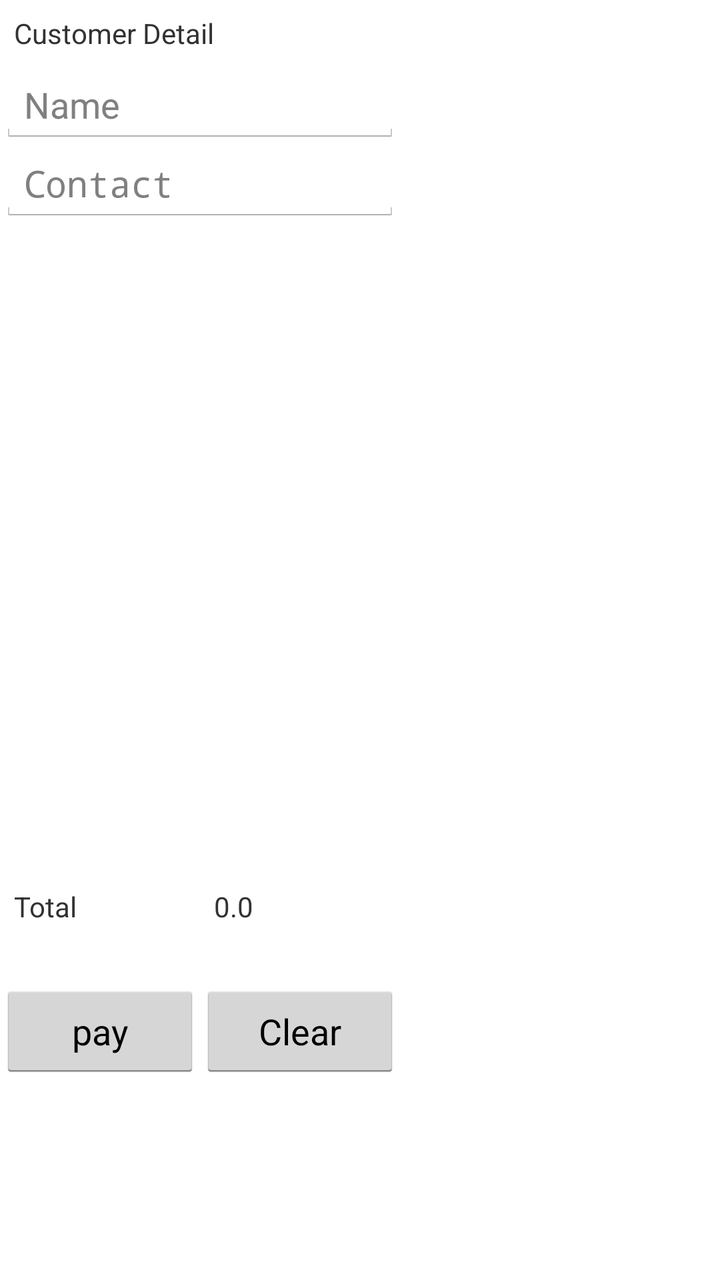
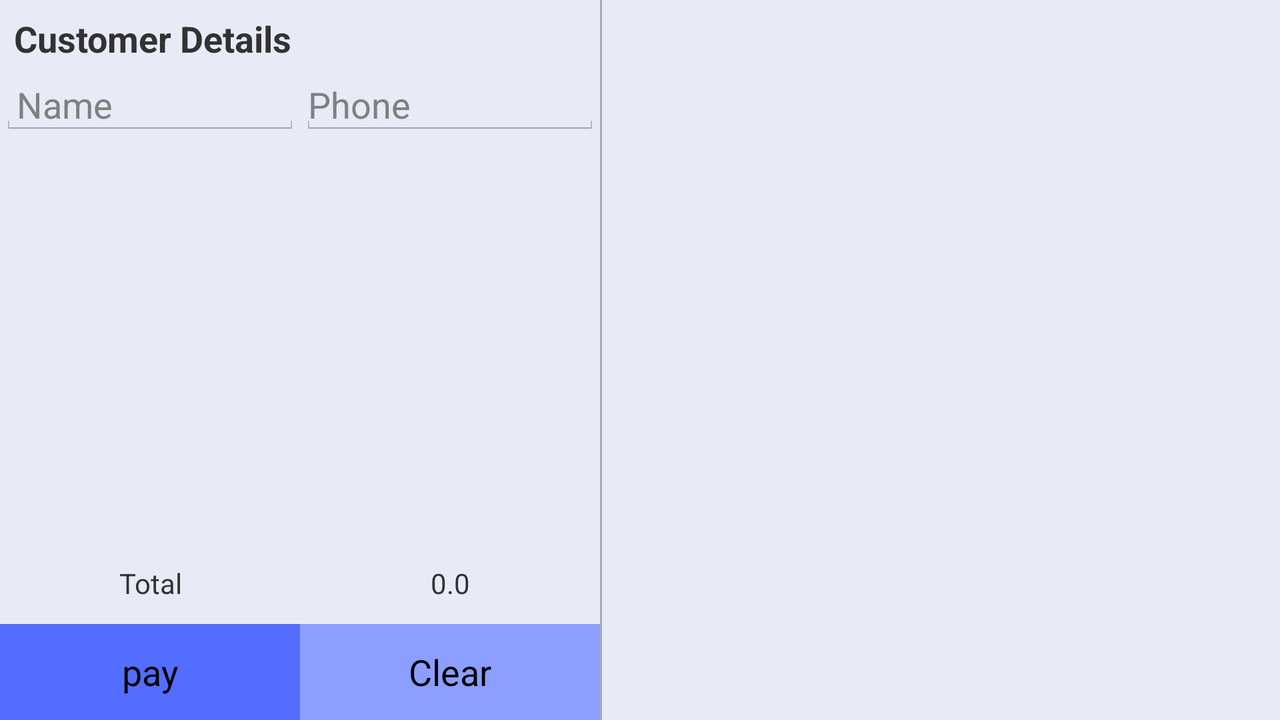

One screen, two layout resources from the same app: the default and the repository's alternative for another configuration. Each is rendered where Android would select it; the XML of both is given below.
<!-- AndroidManifest.xml: application theme AppTheme -->
<!-- res/layout/main_activity_for_swipe.xml -->
<?xml version="1.0" encoding="utf-8"?>
<LinearLayout xmlns:android="http://schemas.android.com/apk/res/android"
    android:id="@+id/LinearLayout1"
    android:layout_width="match_parent"
    android:layout_height="match_parent"
    android:gravity="left"
    android:orientation="horizontal">

    <LinearLayout
        android:layout_width="200dp"
        android:layout_height="match_parent">

        <LinearLayout
            android:id="@+id/tableRow1"
            android:layout_width="wrap_content"
            android:layout_height="match_parent"
            android:orientation="vertical">

            <TextView
                android:id="@+id/textView1"
                android:layout_width="match_parent"
                android:layout_height="wrap_content"
                android:padding="7dp"
                android:text="Customer Detail" />


            <EditText
                android:id="@+id/name_id"
                android:layout_width="fill_parent"
                android:layout_height="wrap_content"
                android:hint="Name" />


            <EditText
                android:id="@+id/contact_id"
                android:layout_width="wrap_content"
                android:layout_height="wrap_content"
                android:ems="10"
                android:hint="Contact"
                android:inputType="textPassword" />

            <ListView

                android:id="@+id/userlist"
                android:layout_width="match_parent"
                android:layout_height="325dp">

            </ListView>

            <LinearLayout
                android:id="@+id/total_linear"
                android:layout_width="match_parent"
                android:layout_height="35dp"
                android:layout_marginBottom="0dp"
                android:orientation="horizontal">

                <TextView
                    android:id="@+id/total"
                    android:layout_width="100dp"
                    android:layout_height="wrap_content"
                    android:padding="7dp"
                    android:text="Total" />

                <TextView
                    android:id="@+id/total_amo"
                    android:layout_width="match_parent"
                    android:layout_height="wrap_content"
                    android:padding="7dp"
                    android:text="0.0" />
            </LinearLayout>

            <LinearLayout
                android:id="@+id/wwi"
                android:layout_width="match_parent"
                android:layout_height="50dp"
                android:layout_marginTop="20dp"
                android:orientation="horizontal">

                <Button
                    android:id="@+id/pay"
                    android:layout_width="100dp"
                    android:layout_height="wrap_content"
                    android:text="pay" />

                <Button
                    android:id="@+id/clear"
                    android:layout_width="100dp"
                    android:layout_height="wrap_content"
                    android:text="Clear" />

            </LinearLayout>
        </LinearLayout>


    </LinearLayout>

    <LinearLayout
        android:id="@+id/tot"
        android:layout_width="match_parent"
        android:layout_height="match_parent"
        android:orientation="horizontal">
        <TabHost
            xmlns:android="http://schemas.android.com/apk/res/android"
            android:id="@android:id/tabhost"
            android:layout_width="match_parent"
            android:layout_height="match_parent">

            <LinearLayout
                android:orientation="vertical"
                android:layout_width="match_parent"
                android:layout_height="match_parent">


                <TabWidget
                    android:id="@android:id/tabs"
                    android:layout_width="match_parent"
                    android:layout_height="wrap_content"
                    android:layout_weight="0"/>


                <FrameLayout
                    android:id="@android:id/tabcontent"
                    android:layout_width="0dp"
                    android:layout_height="0dp"
                    android:layout_weight="0"/>


                <FrameLayout
                    android:id="@+id/realtabcontent"
                    android:layout_width="match_parent"
                    android:layout_height="0dp"
                    android:layout_weight="1"/>


            </LinearLayout>
        </TabHost>
    </LinearLayout>
</LinearLayout>
<!-- resources referenced by this layout -->
<resources>
  <style name="AppTheme" parent="android:Theme.Holo.Light.DarkActionBar">
      </style>
</resources>
<!-- res/layout-land/main_activity_for_swipe.xml (the repository's variant of the layout above) -->
<!-- drawn on the phone turned sideways -->
<?xml version="1.0" encoding="utf-8"?>
<LinearLayout xmlns:android="http://schemas.android.com/apk/res/android"
    android:id="@+id/LinearLayout1"
    android:layout_width="match_parent"
    android:layout_height="match_parent"
    android:background="#E8EAF6"
    android:gravity="left"
    android:orientation="horizontal">

    <LinearLayout
        android:layout_width="300dp"
        android:layout_height="match_parent">

        <LinearLayout
            android:id="@+id/tableRow1"
            android:layout_width="300dp"
            android:layout_height="match_parent"
            android:orientation="vertical">

            <TextView
                android:id="@+id/textView1"
                android:textStyle="bold"
                android:textSize="18sp"
                android:layout_width="match_parent"
                android:layout_height="wrap_content"
                android:padding="7dp"
                android:text="Customer Details" />

            <LinearLayout
                android:layout_width="match_parent"
                android:layout_height="30dp"
                android:orientation="horizontal">

                <EditText
                    android:id="@+id/name_id"
                    android:inputType="textNoSuggestions"
                    android:layout_width="0dp"
                    android:layout_weight="1"
                    android:padding="4dp"
                    android:layout_height="wrap_content"
                    android:hint=" Name" />


                <EditText
                    android:id="@+id/contact_id"
                    android:padding="4dp"
                    android:layout_width="0dp"
                    android:layout_weight="1"
                    android:inputType="textNoSuggestions"
                    android:layout_height="wrap_content"
                    android:hint="Phone" />
            </LinearLayout>


                <ListView
                    android:id="@+id/userlist"
                    android:layout_width="match_parent"
                    android:layout_weight="1"
                    android:layout_height="match_parent">
                </ListView>

            <LinearLayout
                android:id="@+id/total_linear"
                android:layout_width="match_parent"
                android:layout_height="30dp"
                android:orientation="horizontal">

                <TextView
                    android:id="@+id/total"
                    android:layout_width="0dp"
                    android:layout_weight="1"
                    android:gravity="center"

                    android:layout_height="wrap_content"
                    android:text="Total" />

                <TextView
                    android:id="@+id/total_amo"
                    android:layout_width="0dp"
                    android:layout_weight="1"
                    android:gravity="center"
                    android:layout_height="wrap_content"
                    android:text="0.0" />
            </LinearLayout>

            <LinearLayout
                android:id="@+id/wwi"
                android:layout_width="match_parent"
                android:layout_height="wrap_content"
                android:gravity="bottom"
                android:orientation="horizontal">

                <Button
                    android:id="@+id/pay"
                    android:layout_width="0dp"
                    android:layout_weight="1"
                    android:layout_height="wrap_content"
                    android:background="#536DFE"
                    android:text="pay" />

                <Button
                    android:id="@+id/clear"
                    android:layout_weight="1"
                    android:layout_width="0dp"
                    android:layout_height="wrap_content"
                    android:background="#8C9EFF"
                    android:text="Clear" />

            </LinearLayout>
        </LinearLayout>

    </LinearLayout>

    <LinearLayout xmlns:android="http://schemas.android.com/apk/res/android"
        android:id="@+id/sample_main_layout"
        android:layout_width="match_parent"
        android:layout_height="match_parent"
        android:orientation="horizontal">


        <View
            android:layout_width="1dp"
            android:layout_height="match_parent"
            android:background="@android:color/darker_gray" />

        <FrameLayout
            android:id="@+id/sample_content_fragment"
            android:layout_width="0px"
            android:layout_height="match_parent"
            android:layout_weight="2" />

    </LinearLayout>


</LinearLayout>
